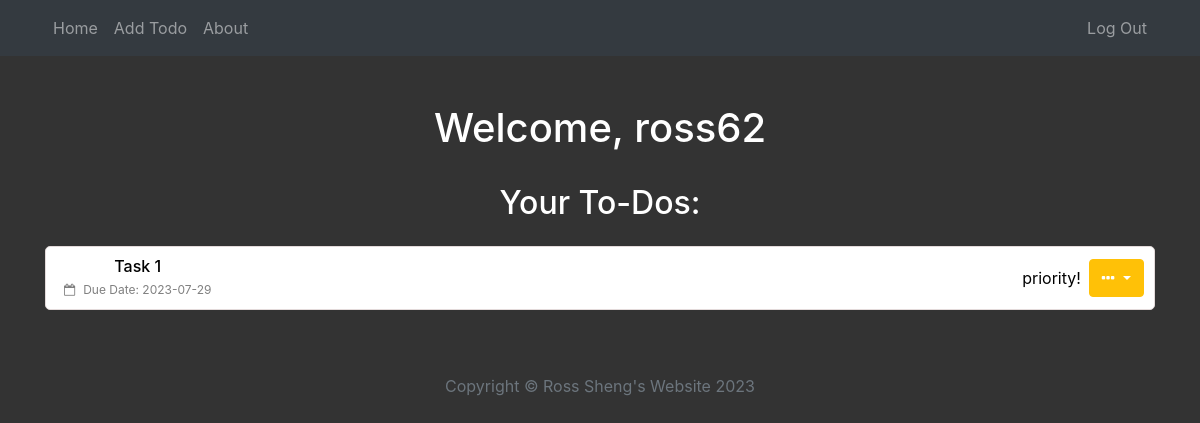
Page /todo (signed in) on the committed database.
### main.py (models this page shows)
class User(db.Model, UserMixin):
    __tablename__ = "users"
    id = db.Column(db.Integer, primary_key=True)
    email = db.Column(db.String(100), unique=True)
    username = db.Column(db.String(100), unique=True, nullable=False)
    password = db.Column(db.String(100), nullable=False)
    todos = relationship("ToDo", back_populates="author")

class ToDo(db.Model):
    __tablename__ = "todos"
    id = db.Column(db.Integer, primary_key=True)
    author_id = db.Column(db.Integer, db.ForeignKey("users.id"))
    author = relationship("User", back_populates="todos")
    title = db.Column(db.String(250), unique=True, nullable=False)
    priority = db.Column(db.Boolean, nullable=False)
    due_date = db.Column(db.DateTime, nullable=False)
    body = db.Column(db.Text, nullable=False)

### main.py (the view)
@app.route("/todo")
@login_required
def todo():
    todos = ToDo.query.all()
    return render_template("todo.html", all_todos=todos)

### main.py (called while the page is built)
@login_manager.user_loader
def load_user(user_id):
    return User.query.get(int(user_id))

### templates/todo.html (shortened to what this page needs)
{% extends 'base.html' %}
{% block content %}{% include "header.html" %}
  <header class="masthead">
    <div class="container">
      <div class="row">
        <div class="col">
          <div class="site-heading text-center mt-5">
            <h1>Welcome, {{ current_user.username }}</h1>
            <br/>
            <h2>Your To-Dos:</h2>
            {% if all_todos|length == 0 %}
            <h3>You have no To-Dos</h3>
              <a href="{{ url_for('add_todo') }}"> Add Todo </a>
            {% else %}
            <div class="mt-4">
              <ul class="list list-inline">
                {% for todo in all_todos %}
                  <li class="d-flex justify-content-between">
                    <div class="d-flex flex-row align-items-center">
                      <div class="ml-2">
                        <h6 class="mb-0 todo-title">{{ todo.title }}</h6>
                          <div class="d-flex flex-row mt-1 text-black-50 date-time">
                            <div><i class="fa fa-calendar-o"></i><span class="ml-2">Due Date: {{ todo.due_date.strftime("%Y-%m-%d") }}</span></div>
                          </div>
                      </div>
                    </div>
                     <div class="d-flex flex-row align-items-center">
                       <div class="d-flex flex-column mr-2">
                         {% if todo.priority %}
                         priority!
                         {% endif %}
                       </div>
                       <div class="dropdown">
                          <button class="btn btn-secondary dropdown-toggle" type="button" id="dropdownMenuButton" data-toggle="dropdown" aria-haspopup="true" aria-expanded="false">
                          <i class="fa fa-ellipsis-h"></i>
                          </button>
                         </div>
                     </div>
            </li>
                {% endfor %}
    </ul>
            {% endif %}
</div>
          </div>
        </div>
      </div>
    </div>
  </header>
{% include "footer.html" %}
{% endblock %}

### static/css/styles.css (style rules this page uses)
.todo-title { color: black; }
.list li { list-style: none; padding: 10px; border: 1px solid #e3dada; margin-top: 12px; border-radius: 5px; background: #fff; color: black; }
.date-time { font-size: 12px; }
body { background-color: #333; color: white; }
.btn { background-color: #ffc107; border-color: #ffc107; }

### rows in the picture
User: username "ross62"
ToDo: title "Task 1", due_date "2023-07-29", priority "priority!"
